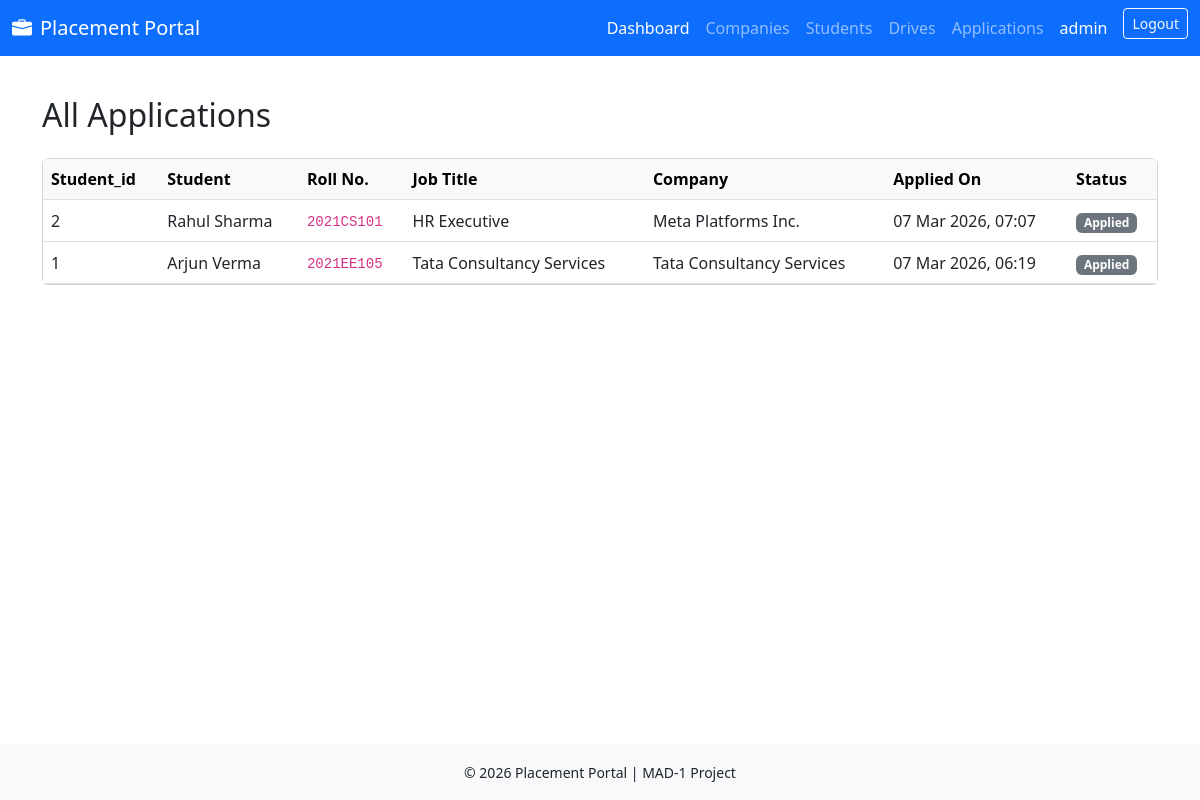
Page /admin/application (signed in) on the committed database.
### app/models.py (models this page shows, shortened)
class User(db.Model, UserMixin):
    __tablename__ = 'users'
    id = db.Column(db.Integer, primary_key=True)
    username = db.Column(db.String(50), unique=True,nullable=False)
    email = db.Column(db.String(120), unique=True,nullable=False)
    password = db.Column(db.String(200),nullable=False)
    role = db.Column(db.String(20),nullable=False)
    active= db.Column(db.Boolean,default=True)
    is_blacklisted=db.Column(db.Boolean,default=False)
    created_at= db.Column(db.DateTime, default=datetime.utcnow)
    student_profile= db.relationship('Student' , backref='user', uselist= False, cascade='all,delete-orphan')
    company_profile= db.relationship('Company' , backref='user', uselist= False, cascade='all,delete-orphan')
    @property
    def is_active(self):
        return self.active and not self.is_blacklisted

class Application(db.Model):
    __tablename__ = 'applications'
    id           = db.Column(db.Integer, primary_key=True)
    student_id   = db.Column(db.Integer, db.ForeignKey('students.id'), nullable=False)
    drive_id     = db.Column(db.Integer, db.ForeignKey('placement_drives.id'), nullable=False)
    applied_date = db.Column(db.DateTime, default=datetime.utcnow)
    status       = db.Column(db.String(20), default='applied')
    cover_note   = db.Column(db.Text)
    __table_args__ = (
        db.UniqueConstraint('student_id', 'drive_id', name='unique_student_drive'),
    )

class Student(db.Model):
    __tablename__='students'
    id             = db.Column(db.Integer, primary_key=True)
    user_id        = db.Column(db.Integer,db.ForeignKey('users.id'),nullable=False,unique=True)
    name           = db.Column(db.String(100), nullable=False)
    roll_number    =db.Column(db.String(50),unique=True,nullable=False)
    branch         = db.Column(db.String(100),nullable=False)
    cgpa            =db.Column(db.Float,default=0.0)
    phone           = db.Column(db.String(20),unique=True)
    graduation_year = db.Column(db.Integer)
    resume_filename = db.Column(db.String(200))
    bio             = db.Column(db.Text)
    created_at      = db.Column(db.DateTime, default=datetime.utcnow)
    __table_args__ = (
    CheckConstraint('cgpa >= 0 AND cgpa <= 10', name='check_cgpa_range'),
    )
    applications = db.relationship('Application', backref='student',lazy=True,cascade='all,delete-orphan')

class PlacementDrive(db.Model):
    __tablename__='placement_drives'
    id             = db.Column(db.Integer, primary_key=True)
    company_id     = db.Column(db.Integer, db.ForeignKey('companies.id'), nullable=False)
    job_title      = db.Column(db.String(100), nullable=False)
    job_description = db.Column(db.Text,nullable=False)
    eligibility_criteria = db.Column(db.Text)
    package          =db.Column(db.String(50))
    location         =db.Column(db.String(100))
    deadline         =db.Column(db.Date, nullable=False)
    status           =db.Column(db.String(20), default='pending')
    created_at       =db.Column(db.DateTime, default=datetime.utcnow)
    applications = db.relationship('Application', backref='drive', lazy=True, cascade='all, delete-orphan')

class Company(db.Model):
    __tablename__='companies'
    id         = db.Column(db.Integer,primary_key=True)
    user_id    = db.Column(db.Integer,db.ForeignKey('users.id'),nullable=False)
    company_name = db.Column(db.String(100),nullable=False)
    hr_contact  = db.Column(db.String(100))
    website     = db.Column(db.String(200))
    description = db.Column(db.Text)
    industry    = db.Column(db.String(100))
    approval_status = db.Column(db.String(20))
    drives = db.relationship('PlacementDrive', backref='company',lazy=True,cascade='all,delete-orphan')

### app/routes/admin.py (the view)
@admin_bp.route("/application")
@login_required
@admin_required
def applications():
    apps= Application.query.order_by(Application.applied_date.desc()).all()
    return render_template('admin/applications.html',applications=apps)

### app/models.py (called while the page is built)
@login_manager.user_loader
def load_user(user_id):
    return User.query.get(int(user_id))

### app/routes/admin.py (called while the page is built)
def admin_required(f):
    @wraps(f)
    def decorated_function(*args, **kwargs):
        if not current_user.is_authenticated or current_user.role != 'admin':
            flash('Admin access required.', 'danger')
            return redirect(url_for('auth.login'))
        return f(*args, **kwargs)
    return decorated_function

### app/templates/admin/applications.html (shortened to what this page needs)
{% extends 'base.html' %}
{% block content %}
<h2 class="mb-4">All Applications</h2>
<div class="card">
    <div class="card-body p-0">
        <div class="table-responsive">
            <table class="table table-hover mb-0 align-middle">
                <thead class="table-light">
                    <tr>
                        <th>Student_id</th>
                        <th>Student</th>
                        <th>Roll No.</th>
                        <th>Job Title</th>
                        <th>Company</th>
                        <th>Applied On</th>
                        <th>Status</th>
                    </tr>
                </thead>
                <tbody>
                    {% for app in applications %}
                    <tr>
                        <td>{{ app.id }}</td>
                        <td>{{ app.student.name }}</td>
                        <td><code>{{ app.student.roll_number }}</code></td>
                        <td>{{ app.drive.job_title }}</td>
                        <td>{{ app.drive.company.company_name }}</td>
                        <td>{{ app.applied_date.strftime('%d %b %Y, %H:%M') }}</td>
                        <td>
                            <span class="badge
                                {% if app.status == 'selected' %}bg-success
                                {% elif app.status == 'shortlisted' %}bg-primary
                                {% elif app.status == 'rejected' %}bg-danger
                                {% else %}bg-secondary{% endif %}">
                                {{ app.status | capitalize }}
                            </span>
                        </td>
                    </tr>
                    {% else %}
                    <tr>
                        <td colspan="7" class="text-center text-muted py-4">No applications yet.</td>
                    </tr>
                    {% endfor %}
                </tbody>
            </table>
        </div>
    </div>
</div>
{% endblock %}

### app/templates/base.html (shortened to what this page needs)
<!DOCTYPE html>
<html lang="en">
<head>
    <link href="https://cdn.jsdelivr.net/npm/bootstrap@5.3.0/dist/css/bootstrap.min.css" rel="stylesheet">
    <link href="https://cdn.jsdelivr.net/npm/bootstrap-icons@1.11.3/font/bootstrap-icons.css" rel="stylesheet">
</head>
<body>
<nav class="navbar navbar-dark bg-primary">
    <div class="container-fluid">
        <a class="navbar-brand d-flex align-items-center" href="{{ url_for('auth.index') }}">
            <i class="bi bi-briefcase-fill me-2"></i>
            Placement Portal
        </a>
        <div>
            <ul class="navbar-nav flex-row gap-3">
                {% if current_user.is_authenticated %}
                    {% if current_user.role == 'admin' %}
                        <li class="nav-item">
                            <a class="nav-link text-white" href="{{ url_for('admin.dashboard') }}">Dashboard</a>
                        </li>
                        <li class="nav-item">
                            <a class="nav-link" href="{{ url_for('admin.companies') }}">Companies</a>
                        </li>
                        <li class="nav-item">
                            <a class="nav-link" href="{{ url_for('admin.students') }}">Students</a>
                        </li>
                        <li class="nav-item">
                            <a class="nav-link" href="{{ url_for('admin.drives') }}">Drives</a>
                        </li>
                        <li class="nav-item">
                            <a class="nav-link" href="{{ url_for('admin.applications') }}">Applications</a>
                        </li>
                    {% endif %}
                    <li class="nav-item">
                        <span class="nav-link text-white">{{ current_user.username }}</span>
                    </li>
                    <li class="nav-item">
                        <a class="btn btn-outline-light btn-sm" href="{{ url_for('auth.logout') }}">Logout</a>
                    </li>
                {% endif %}
            </ul>
        </div>
    </div>
</nav>
<main class="container mt-4">
    {% block content %}
    {% endblock %}
</main>
<footer class="bg-light text-center py-3 mt-4">
    <small>© 2026 Placement Portal | MAD-1 Project</small>
</footer>
</body>
</html>

### app/templates/base.html (style rules this page uses)
body { min-height: 100vh; display: flex; flex-direction: column; }
main { flex: 1; }

### rows in the picture
User: username "admin"
Application: id "2", student.name "Rahul Sharma", student.roll_number "2021CS101", drive.job_title "HR Executive", drive.company.company_name "Meta Platforms Inc.", applied_date "07 Mar 2026, 07:07", status "Applied"
Application: id "1", student.name "Arjun Verma", student.roll_number "2021EE105", drive.job_title "Tata Consultancy Services", drive.company.company_name "Tata Consultancy Services", applied_date "07 Mar 2026, 06:19", status "Applied"
